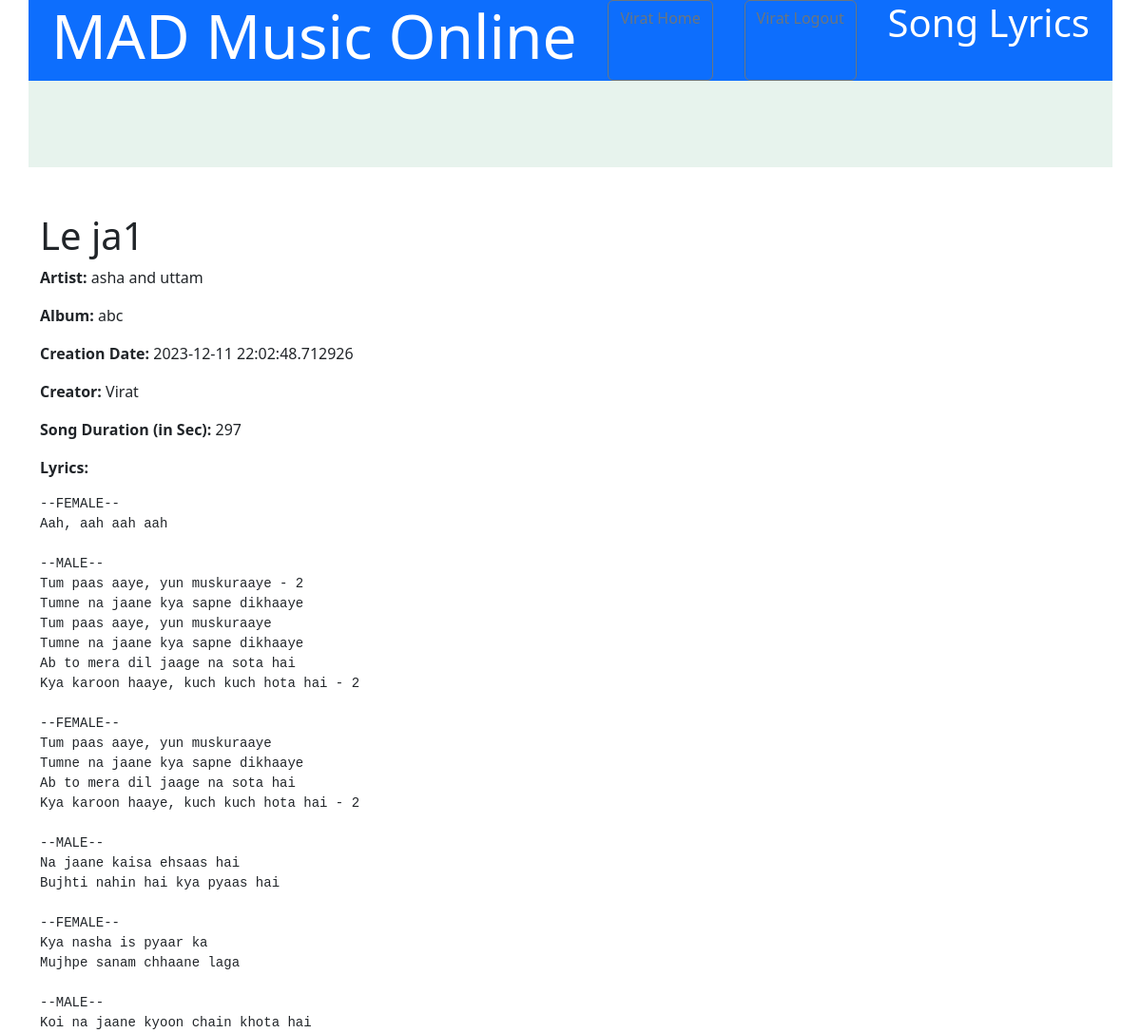
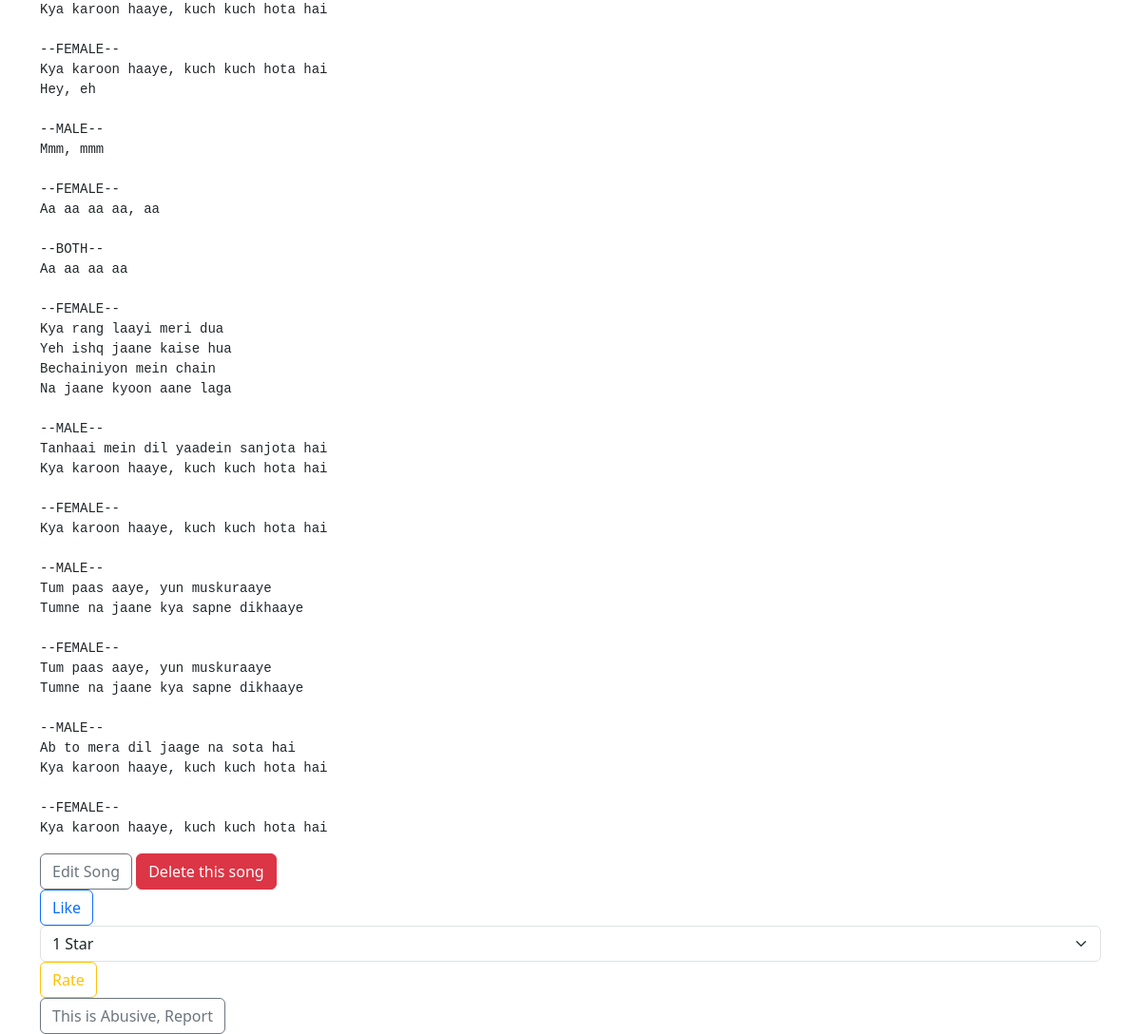
The app's page /song/4 (signed in) with its own data (2 pictures, top to bottom).
### application/models.py (models this page shows, shortened)
class Song(db.Model):
    __tablename__ = 'song'
    __table_args__ = {'extend_existing': True}
    id = db.Column(db.Integer, autoincrement = True, primary_key = True )
    name = db.Column(db.String(100), nullable = False, unique = True )
    lyrics = db.Column(db.String(10000), nullable= False)
    audio = db.Column(db.String(10000), nullable= False)
    creater_id = db.Column(db.Integer, db.ForeignKey('user.id'), nullable= False)
    created_on =db.Column(db.DateTime(timezone=True), default =datetime.utcnow())
    duration= db.Column(db.Integer, default = 0)
    likes = db.Column(db.Integer, default=0)
    ratings = db.relationship('SongRating', backref='song', lazy=True)
    avg_rating = db.Column(db.Integer, default= 0)
    album_id = db.Column(db.Integer, db.ForeignKey('album.id'), nullable= True)
    is_abusive = db.Column(db.Boolean, default = 0)
    playlists = db.relationship(
        'Playlist',
        secondary=songs,
        primaryjoin='Song.id == songs.c.song_id',
        secondaryjoin='Playlist.id == songs.c.playlist_id',
        backref=db.backref('associated_songs', lazy=True),
        cascade='all',
        single_parent=True,
    )

class Album(db.Model):
    __tablename__ = 'album'
    __table_args__ = {'extend_existing': True}
    id = db.Column(db.Integer, autoincrement = True, primary_key = True )
    name = db.Column(db.String(50), nullable = False, unique = True )
    genre = db.Column(db.String(20), default = "not available")
    artist =db.Column(db.String(50), default = "not available")
    creater_id = db.Column(db.Integer, db.ForeignKey('user.id'))
    creator=db.relationship('User', backref = 'albums_created')
    album_songs = db.relationship('Song', backref = 'associated_songs', lazy = True)

class User(db.Model):
    __tablename__ = 'user'
    __table_args__ = {'extend_existing': True}
    id = db.Column(db.Integer, autoincrement = True, primary_key = True )
    firstname = db.Column(db.String(20), nullable = False, )
    lastname = db.Column(db.String(20), nullable = False, )
    continent= db.Column(db.String(20), nullable = False, )
    email = db.Column(db.String(50), nullable = False, unique = True )
    password = db.Column(db.String(12), nullable = False,)
    is_creator = db.Column(db.Boolean, default = 0)
    is_blacklisted = db.Column(db.Boolean, default = 0)
    playlists = db.relationship('Playlist',
                                secondary = users,  backref = db.backref('associated_users', lazy = True))
    albums = db.relationship('Album',
                              backref = db.backref('associated_albums', lazy = True))
    songs = db.relationship('Song',
                            backref=db.backref('creator', lazy=True), cascade='all, delete-orphan')

### application/controllers.py (the view)
@app.route('/song/<int:song_id>',methods = ['GET', 'POST'] )
def songs(song_id):
    email= session['user_email']
    user = db.session.query(User).filter_by(email=email).first()
    song = db.session.query(Song).filter_by(id=song_id).first()
    album=db.session.query(Album).filter_by(id=song.album_id).first()
    lyrics_path = song.lyrics
    with open(lyrics_path, 'r') as file:
        lyrics_content = file.read()
    return render_template('song_detail.html', song=song, lyrics_content=lyrics_content, user=user , id =song.creater_id, album=album, user_iscreator= user.is_creator )

### templates/song_detail.html (shortened to what this page needs)
<!DOCTYPE html>
<html lang="en">
<head>
    <link href="https://cdn.jsdelivr.net/npm/bootstrap@5.3.2/dist/css/bootstrap.min.css" rel="stylesheet"
>
    <link rel="stylesheet" href="{{url_for('static', filename = 'style.css')}}"/>
</head>
<nav class="container text-center bg-primary text-white">
    <div class="container d-flex flex-column flex-md-row justify-content-between">
        <h1 class="display-3">MAD Music Online</h1>
        <a class="btn btn-outline-secondary" href="/user_home">  {{ user.firstname }} Home </a>
        <a class="btn btn-outline-secondary" href="/user_login">  {{ user.firstname }} Logout </a>
        <h5 class="display-6">Song Lyrics</h5>
    </div>
</nav>
    <body>
        <div class="container text-center bg-success p-2 text-dark bg-opacity-10">
            <div class="col-8 gx=5">
                <h1 class="display-4"> &nbsp;&nbsp;&nbsp; &nbsp;&nbsp;
                </h1>
            </div>
        </div>
    <div class="container mt-5">
        <h1>{{ song.name }}</h1>
        <p><strong>Artist:</strong> {{ album.artist }}</p>
        <p><strong>Album:</strong> {{ album.name }}</p>
        <p><strong>Creation Date:</strong> {{ song.created_on }}</p>
        <p><strong>Creator:</strong> {{user.firstname }}</p>
        <p><strong>Song Duration (in Sec):</strong> {{song.duration }}</p>
        <p><strong>Lyrics:</strong></p>
        <pre>{{ lyrics_content }}</pre>
        {% if song.creater_id == user.id %}
        <a class="btn btn-outline-secondary" href="/edit_song/{{ song.id }}">Edit Song</a>
        <a class="btn btn-danger" href="/delete_song/{{ song.id }}">Delete this song</a>
        {% endif %}
<form action="{{ url_for('like_song', song_id=song.id) }}" method="post">
    <button type="submit" class="btn btn-outline-primary">Like</button>
</form>
<form action="{{ url_for('rate_song', song_id=song.id) }}" method="post">
    <select name="rating" class="form-select">
        <option value="1">1 Star</option>
    </select>
    <button type="submit" class="btn btn-outline-warning">Rate</button>
</form>
<form action="{{ url_for('abusive_song', song_id=song.id) }}" method="post">
    <button type="submit" class="btn btn-outline-secondary">This is Abusive, Report</button>
</form>
</body>
</html>

### static/style.css (style rules this page uses)
button { position: flex; display : inline-block; right: 400px ; padding-top: 20px; padding-bottom: 20px; text-emphasis: 20px; touch-action: pinch-zoom; padding-inline-start: 2cm; }

### records on screen
Song: name "Le ja1", created_on "2023-12-11 22:02:48.712926", duration "297"
Album: artist "asha and uttam", name "abc"
User: firstname "Virat"
